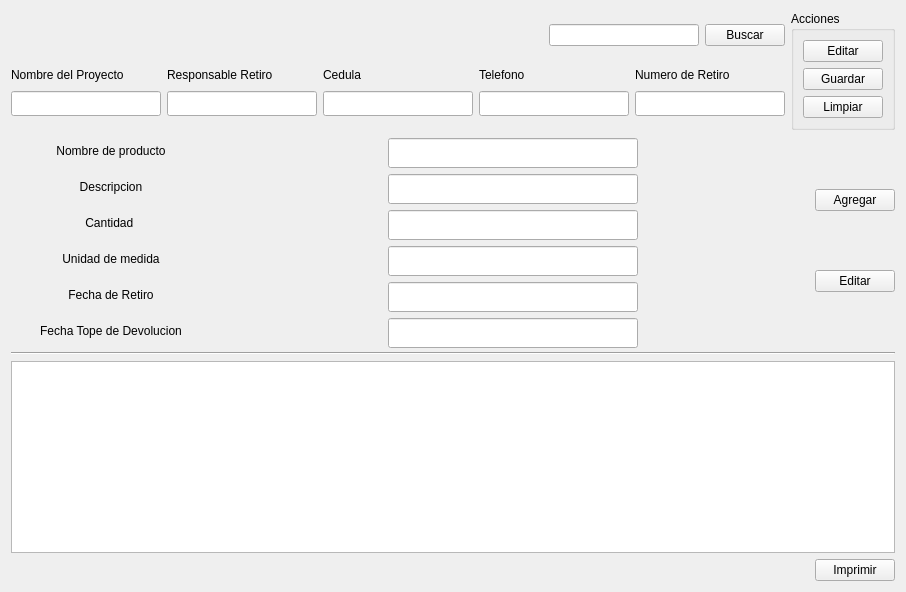
          <widget class="QWidget" name="page_GenerarSalidas">
           <layout class="QVBoxLayout" name="verticalLayout_19">
            <item>
             <layout class="QVBoxLayout" name="verticalLayout_52">
              <item>
               <layout class="QHBoxLayout" name="horizontalLayout_28">
                <item>
                 <layout class="QVBoxLayout" name="verticalLayout_51">
                  <item>
                   <layout class="QHBoxLayout" name="horizontalLayout_56">
                    <item>
                     <spacer name="horizontalSpacer_30">
                      <property name="orientation">
                       <enum>Qt::Horizontal</enum>
                      </property>
                      <property name="sizeHint" stdset="0">
                       <size>
                        <width>40</width>
                        <height>20</height>
                       </size>
                      </property>
                     </spacer>
                    </item>
                    <item>
                     <layout class="QHBoxLayout" name="horizontalLayout_72">
                      <item>
                       <spacer name="horizontalSpacer_84">
                        <property name="orientation">
                         <enum>Qt::Horizontal</enum>
                        </property>
                        <property name="sizeHint" stdset="0">
                         <size>
                          <width>40</width>
                          <height>20</height>
                         </size>
                        </property>
                       </spacer>
                      </item>
                      <item>
                       <widget class="QLineEdit" name="lineEdit_busqueda_salida">
                        <property name="maximumSize">
                         <size>
                          <width>16777215</width>
                          <height>25</height>
                         </size>
                        </property>
                       </widget>
                      </item>
                      <item>
                       <widget class="QPushButton" name="bt_buscarsalida">
                        <property name="text">
                         <string>Buscar</string>
                        </property>
                       </widget>
                      </item>
                     </layout>
                    </item>
                   </layout>
                  </item>
                  <item>
                   <layout class="QHBoxLayout" name="horizontalLayout_24">
                    <item>
                     <layout class="QVBoxLayout" name="verticalLayout_60">
                      <item>
                       <widget class="QLabel" name="label_77">
                        <property name="minimumSize">
                         <size>
                          <width>150</width>
                          <height>20</height>
                         </size>
                        </property>
                        <property name="maximumSize">
                         <size>
                          <width>16777215</width>
                          <height>20</height>
                         </size>
                        </property>
                        <property name="text">
                         <string>Nombre del Proyecto</string>
                        </property>
                       </widget>
                      </item>
                      <item>
                       <widget class="QLineEdit" name="txtbx_nameproyecto_3">
                        <property name="maximumSize">
                         <size>
                          <width>16777215</width>
                          <height>25</height>
                         </size>
                        </property>
                       </widget>
                      </item>
                     </layout>
                    </item>
                    <item>
                     <layout class="QVBoxLayout" name="verticalLayout_61">
                      <item>
                       <widget class="QLabel" name="label_78">
                        <property name="minimumSize">
                         <size>
                          <width>150</width>
                          <height>20</height>
                         </size>
                        </property>
                        <property name="maximumSize">
                         <size>
                          <width>16777215</width>
                          <height>20</height>
                         </size>
                        </property>
                        <property name="text">
                         <string>Responsable Retiro</string>
                        </property>
                       </widget>
                      </item>
                      <item>
                       <widget class="QLineEdit" name="lineEdit_Responsable_3">
                        <property name="maximumSize">
                         <size>
                          <width>16777215</width>
                          <height>25</height>
                         </size>
                        </property>
                       </widget>
                      </item>
                     </layout>
                    </item>
                    <item>
                     <layout class="QVBoxLayout" name="verticalLayout_65">
                      <item>
                       <widget class="QLabel" name="label_81">
                        <property name="minimumSize">
                         <size>
                          <width>150</width>
                          <height>20</height>
                         </size>
                        </property>
                        <property name="maximumSize">
                         <size>
                          <width>16777215</width>
                          <height>20</height>
                         </size>
                        </property>
                        <property name="text">
                         <string>Cedula</string>
                        </property>
                       </widget>
                      </item>
                      <item>
                       <widget class="QLineEdit" name="txtbx_cedula_Responsable">
                        <property name="maximumSize">
                         <size>
                          <width>16777215</width>
                          <height>25</height>
                         </size>
                        </property>
                       </widget>
                      </item>
                     </layout>
                    </item>
                    <item>
                     <layout class="QVBoxLayout" name="verticalLayout_62">
                      <item>
                       <widget class="QLabel" name="label_79">
                        <property name="minimumSize">
                         <size>
                          <width>150</width>
                          <height>20</height>
                         </size>
                        </property>
                        <property name="maximumSize">
                         <size>
                          <width>16777215</width>
                          <height>20</height>
                         </size>
                        </property>
                        <property name="text">
                         <string>Telefono</string>
                        </property>
                       </widget>
                      </item>
                      <item>
                       <widget class="QLineEdit" name="txtbx_telefonoresponsable_3">
                        <property name="maximumSize">
                         <size>
                          <width>16777215</width>
                          <height>25</height>
                         </size>
                        </property>
                       </widget>
                      </item>
                     </layout>
                    </item>
                    <item>
                     <layout class="QVBoxLayout" name="verticalLayout_67">
                      <item>
                       <widget class="QLabel" name="label_80">
                        <property name="minimumSize">
                         <size>
                          <width>150</width>
                          <height>20</height>
                         </size>
                        </property>
                        <property name="maximumSize">
                         <size>
                          <width>16777215</width>
                          <height>20</height>
                         </size>
                        </property>
                        <property name="text">
                         <string>Numero de Retiro</string>
                        </property>
                       </widget>
                      </item>
                      <item>
                       <widget class="QLineEdit" name="txt_salidanumero">
                        <property name="maximumSize">
                         <size>
                          <width>16777215</width>
                          <height>25</height>
                         </size>
                        </property>
                        <property name="readOnly">
                         <bool>true</bool>
                        </property>
                       </widget>
                      </item>
                     </layout>
                    </item>
                   </layout>
                  </item>
                 </layout>
                </item>
                <item>
                 <widget class="QGroupBox" name="groupBox_3">
                  <property name="title">
                   <string>Acciones</string>
                  </property>
                  <layout class="QVBoxLayout" name="verticalLayout_140">
                   <item>
                    <widget class="QPushButton" name="btn_editarSalida">
                     <property name="text">
                      <string>Editar</string>
                     </property>
                    </widget>
                   </item>
                   <item>
                    <widget class="QPushButton" name="btn_guardar_salida">
                     <property name="text">
                      <string>Guardar</string>
                     </property>
                    </widget>
                   </item>
                   <item>
                    <widget class="QPushButton" name="btn_limpiarsalida">
                     <property name="text">
                      <string>Limpiar</string>
                     </property>
                    </widget>
                   </item>
                  </layout>
                 </widget>
                </item>
               </layout>
              </item>
              <item>
               <layout class="QHBoxLayout" name="horizontalLayout_50">
                <item>
                 <layout class="QVBoxLayout" name="verticalLayout_58">
                  <item>
                   <layout class="QHBoxLayout" name="horizontalLayout_43">
                    <item>
                     <widget class="QLabel" name="label_27">
                      <property name="minimumSize">
                       <size>
                        <width>200</width>
                        <height>25</height>
                       </size>
                      </property>
                      <property name="maximumSize">
                       <size>
                        <width>200</width>
                        <height>25</height>
                       </size>
                      </property>
                      <property name="text">
                       <string>Nombre de producto</string>
                      </property>
                      <property name="alignment">
                       <set>Qt::AlignCenter</set>
                      </property>
                     </widget>
                    </item>
                    <item>
                     <spacer name="horizontalSpacer_45">
                      <property name="orientation">
                       <enum>Qt::Horizontal</enum>
                      </property>
                      <property name="sizeHint" stdset="0">
                       <size>
                        <width>40</width>
                        <height>20</height>
                       </size>
                      </property>
                     </spacer>
                    </item>
                    <item>
                     <widget class="QLineEdit" name="lineEdit_nombreProdSalida">
                      <property name="minimumSize">
                       <size>
                        <width>250</width>
                        <height>30</height>
                       </size>
                      </property>
                      <property name="maximumSize">
                       <size>
                        <width>250</width>
                        <height>25</height>
                       </size>
                      </property>
                     </widget>
                    </item>
                    <item>
                     <spacer name="horizontalSpacer_17">
                      <property name="orientation">
                       <enum>Qt::Horizontal</enum>
                      </property>
                      <property name="sizeHint" stdset="0">
                       <size>
                        <width>40</width>
                        <height>20</height>
                       </size>
                      </property>
                     </spacer>
                    </item>
                   </layout>
                  </item>
                  <item>
                   <layout class="QHBoxLayout" name="horizontalLayout_44">
                    <item>
                     <widget class="QLabel" name="label_28">
                      <property name="minimumSize">
                       <size>
                        <width>200</width>
                        <height>25</height>
                       </size>
                      </property>
                      <property name="maximumSize">
                       <size>
                        <width>200</width>
                        <height>25</height>
                       </size>
                      </property>
                      <property name="text">
                       <string>Descripcion</string>
                      </property>
                      <property name="alignment">
                       <set>Qt::AlignCenter</set>
                      </property>
                     </widget>
                    </item>
                    <item>
                     <spacer name="horizontalSpacer_46">
                      <property name="orientation">
                       <enum>Qt::Horizontal</enum>
                      </property>
                      <property name="sizeHint" stdset="0">
                       <size>
                        <width>40</width>
                        <height>20</height>
                       </size>
                      </property>
                     </spacer>
                    </item>
                    <item>
                     <widget class="QLineEdit" name="lineEdit_descripcionSalida">
                      <property name="minimumSize">
                       <size>
                        <width>250</width>
                        <height>30</height>
                       </size>
                      </property>
                      <property name="maximumSize">
                       <size>
                        <width>250</width>
                        <height>25</height>
                       </size>
                      </property>
                     </widget>
                    </item>
                    <item>
                     <spacer name="horizontalSpacer_18">
                      <property name="orientation">
                       <enum>Qt::Horizontal</enum>
                      </property>
                      <property name="sizeHint" stdset="0">
                       <size>
                        <width>40</width>
                        <height>20</height>
                       </size>
                      </property>
                     </spacer>
                    </item>
                   </layout>
                  </item>
                  <item>
                   <layout class="QHBoxLayout" name="horizontalLayout_45">
                    <item>
                     <widget class="QLabel" name="label_37">
                      <property name="minimumSize">
                       <size>
                        <width>200</width>
                        <height>25</height>
                       </size>
                      </property>
                      <property name="maximumSize">
                       <size>
                        <width>200</width>
                        <height>25</height>
                       </size>
                      </property>
                      <property name="text">
                       <string>Cantidad </string>
                      </property>
                      <property name="alignment">
                       <set>Qt::AlignCenter</set>
                      </property>
                     </widget>
                    </item>
                    <item>
                     <spacer name="horizontalSpacer_47">
                      <property name="orientation">
                       <enum>Qt::Horizontal</enum>
                      </property>
                      <property name="sizeHint" stdset="0">
                       <size>
                        <width>40</width>
                        <height>20</height>
                       </size>
                      </property>
                     </spacer>
                    </item>
                    <item>
                     <widget class="QLineEdit" name="lineEdit_cant_Salida">
                      <property name="minimumSize">
                       <size>
                        <width>250</width>
                        <height>30</height>
                       </size>
                      </property>
                      <property name="maximumSize">
                       <size>
                        <width>250</width>
                        <height>25</height>
                       </size>
                      </property>
                     </widget>
                    </item>
                    <item>
                     <spacer name="horizontalSpacer_19">
                      <property name="orientation">
                       <enum>Qt::Horizontal</enum>
                      </property>
                      <property name="sizeHint" stdset="0">
                       <size>
                        <width>40</width>
                        <height>20</height>
                       </size>
                      </property>
                     </spacer>
                    </item>
                   </layout>
                  </item>
                  <item>
                   <layout class="QHBoxLayout" name="horizontalLayout_51">
                    <item>
                     <widget class="QLabel" name="label_38">
                      <property name="minimumSize">
                       <size>
                        <width>200</width>
                        <height>25</height>
                       </size>
                      </property>
                      <property name="maximumSize">
                       <size>
                        <width>200</width>
                        <height>25</height>
                       </size>
                      </property>
                      <property name="text">
                       <string>Unidad de medida</string>
                      </property>
                      <property name="alignment">
                       <set>Qt::AlignCenter</set>
                      </property>
                     </widget>
                    </item>
                    <item>
                     <spacer name="horizontalSpacer_48">
                      <property name="orientation">
                       <enum>Qt::Horizontal</enum>
                      </property>
                      <property name="sizeHint" stdset="0">
                       <size>
                        <width>40</width>
                        <height>20</height>
                       </size>
                      </property>
                     </spacer>
                    </item>
                    <item>
                     <widget class="QLineEdit" name="lineEdit_undmed_Salida">
                      <property name="minimumSize">
                       <size>
                        <width>250</width>
                        <height>30</height>
                       </size>
                      </property>
                      <property name="maximumSize">
                       <size>
                        <width>250</width>
                        <height>25</height>
                       </size>
                      </property>
                     </widget>
                    </item>
                    <item>
                     <spacer name="horizontalSpacer_20">
                      <property name="orientation">
                       <enum>Qt::Horizontal</enum>
                      </property>
                      <property name="sizeHint" stdset="0">
                       <size>
                        <width>40</width>
                        <height>20</height>
                       </size>
                      </property>
                     </spacer>
                    </item>
                   </layout>
                  </item>
                  <item>
                   <layout class="QHBoxLayout" name="horizontalLayout_58">
                    <item>
                     <widget class="QLabel" name="label_41">
                      <property name="minimumSize">
                       <size>
                        <width>200</width>
                        <height>25</height>
                       </size>
                      </property>
                      <property name="maximumSize">
                       <size>
                        <width>200</width>
                        <height>25</height>
                       </size>
                      </property>
                      <property name="text">
                       <string>Fecha de Retiro</string>
                      </property>
                      <property name="alignment">
                       <set>Qt::AlignCenter</set>
                      </property>
                     </widget>
                    </item>
                    <item>
                     <spacer name="horizontalSpacer_52">
                      <property name="orientation">
                       <enum>Qt::Horizontal</enum>
                      </property>
                      <property name="sizeHint" stdset="0">
                       <size>
                        <width>40</width>
                        <height>20</height>
                       </size>
                      </property>
                     </spacer>
                    </item>
                    <item>
                     <widget class="QLineEdit" name="lineEdit_fechretiroSAlida_3">
                      <property name="minimumSize">
                       <size>
                        <width>250</width>
                        <height>30</height>
                       </size>
                      </property>
                      <property name="maximumSize">
                       <size>
                        <width>250</width>
                        <height>25</height>
                       </size>
                      </property>
                     </widget>
                    </item>
                    <item>
                     <spacer name="horizontalSpacer_21">
                      <property name="orientation">
                       <enum>Qt::Horizontal</enum>
                      </property>
                      <property name="sizeHint" stdset="0">
                       <size>
                        <width>40</width>
                        <height>20</height>
                       </size>
                      </property>
                     </spacer>
                    </item>
                   </layout>
                  </item>
                  <item>
                   <layout class="QHBoxLayout" name="horizontalLayout_52">
                    <item>
                     <widget class="QLabel" name="label_39">
                      <property name="minimumSize">
                       <size>
                        <width>200</width>
                        <height>25</height>
                       </size>
                      </property>
                      <property name="maximumSize">
                       <size>
                        <width>200</width>
                        <height>25</height>
                       </size>
                      </property>
                      <property name="text">
                       <string>Fecha Tope de Devolucion</string>
                      </property>
                      <property name="alignment">
                       <set>Qt::AlignCenter</set>
                      </property>
                     </widget>
                    </item>
                    <item>
                     <spacer name="horizontalSpacer_49">
                      <property name="orientation">
                       <enum>Qt::Horizontal</enum>
                      </property>
                      <property name="sizeHint" stdset="0">
                       <size>
                        <width>40</width>
                        <height>20</height>
                       </size>
                      </property>
                     </spacer>
                    </item>
                    <item>
                     <widget class="QLineEdit" name="lineEdit_fechDevolucionSalida">
                      <property name="minimumSize">
                       <size>
                        <width>250</width>
                        <height>30</height>
                       </size>
                      </property>
                      <property name="maximumSize">
                       <size>
                        <width>250</width>
                        <height>25</height>
                       </size>
                      </property>
                     </widget>
                    </item>
                    <item>
                     <spacer name="horizontalSpacer_22">
                      <property name="orientation">
                       <enum>Qt::Horizontal</enum>
                      </property>
                      <property name="sizeHint" stdset="0">
                       <size>
                        <width>40</width>
                        <height>20</height>
                       </size>
                      </property>
                     </spacer>
                    </item>
                   </layout>
                  </item>
                 </layout>
                </item>
                <item>
                 <layout class="QVBoxLayout" name="verticalLayout_66">
                  <item>
                   <widget class="QPushButton" name="pushButton_7">
                    <property name="text">
                     <string>Agregar</string>
                    </property>
                   </widget>
                  </item>
                  <item>
                   <widget class="QPushButton" name="btn_editarPedido_5">
                    <property name="text">
                     <string>Editar</string>
                    </property>
                   </widget>
                  </item>
                 </layout>
                </item>
               </layout>
              </item>
              <item>
               <widget class="Line" name="line_8">
                <property name="orientation">
                 <enum>Qt::Horizontal</enum>
                </property>
               </widget>
              </item>
              <item>
               <widget class="QTableWidget" name="tableWidget_7"/>
              </item>
              <item>
               <layout class="QHBoxLayout" name="horizontalLayout_54">
                <item>
                 <spacer name="horizontalSpacer_51">
                  <property name="orientation">
                   <enum>Qt::Horizontal</enum>
                  </property>
                  <property name="sizeHint" stdset="0">
                   <size>
                    <width>40</width>
                    <height>20</height>
                   </size>
                  </property>
                 </spacer>
                </item>
                <item>
                 <widget class="QPushButton" name="btn_editarPedido_8">
                  <property name="text">
                   <string>Imprimir</string>
                  </property>
                 </widget>
                </item>
               </layout>
              </item>
             </layout>
            </item>
           </layout>
          </widget>
